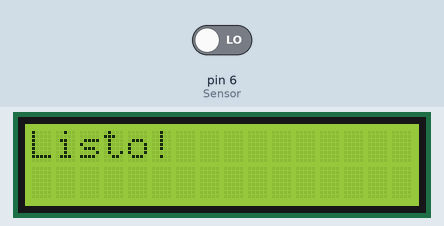
Bench run of a sketch on a simulated Arduino Uno, built with avr-gcc and run on an emulated ATmega328P. Parts: 16×2 character LCD. Inputs (shaded band) come from the test bench; at power-on: pin 6 (Sensor) LOW. What the sketch prints to the serial monitor is not drawn.

Above: at 0.1 s.
At 129.1 s:
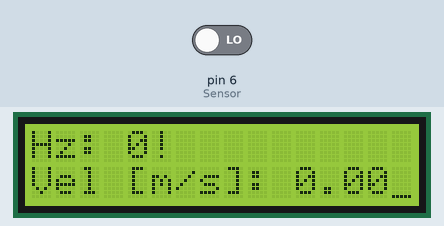

The sketch:

Anemometrodisplay.ino
```cpp
#include <LiquidCrystal.h>
//leer ctes
int Sensor = 6;
int Rev = 0;
int MaxRev;   //calcula picos máximos de hz
int PrevRev; //calcula picos máximos de hz
int Hz;
int v;
unsigned long prevMillis = 0;
const long s = 1000;
  // 1000 = intervalo de 1 segundo
  //500  = intervalo de medio segundo

// Constante de calibración (ejemplo: 2.5 m/s por Hz)
// usa float porque puede contener decimales
float k = 2.5;

//pantalla
LiquidCrystal lcd(12, 11, 5, 4, 3, 2);


void setup() {

  pinMode(Sensor,INPUT);
  Serial.begin(9600);

  lcd.begin(16,2);
  lcd.print("Listo!");

}


void loop() {

  unsigned long currentMillis = millis();
  if (currentMillis - prevMillis <= s) { //si no supera el intervalo de un segundo, contar vueltas
    if(digitalRead(Sensor)==HIGH){ // si prende el sensor cuenta un click
      Rev++;
      // delay(10); //evita rebotes
      if (Rev>MaxRev) {
       PrevRev = max(Rev,MaxRev);
      }
    }
  } else { //si supera 1 segundo, reinicia
      float v = k*Rev;

      Serial.print("Hz: ");
      Serial.println(Rev);
      Serial.print("   Velocidad [m/s]: ");
      Serial.println(v);


       // Mostrar en LCD
       lcd.setCursor(0,0);
       lcd.print("Hz: ");
       lcd.print(Rev);
       lcd.setCursor(0,1);
       lcd.print("Vel [m/s]: ");
       lcd.print(v);

      prevMillis = currentMillis;
      Rev = 0;
    }

  //MaxRev = max(Rev,PrevRev);
  //Serial.print("  - max: ");
  //Serial.println(max(Rev,PrevRev));


  lcd.noCursor();

  delay(500);

  // Turn on the cursor:

  lcd.cursor();

  delay(500);

}
```
